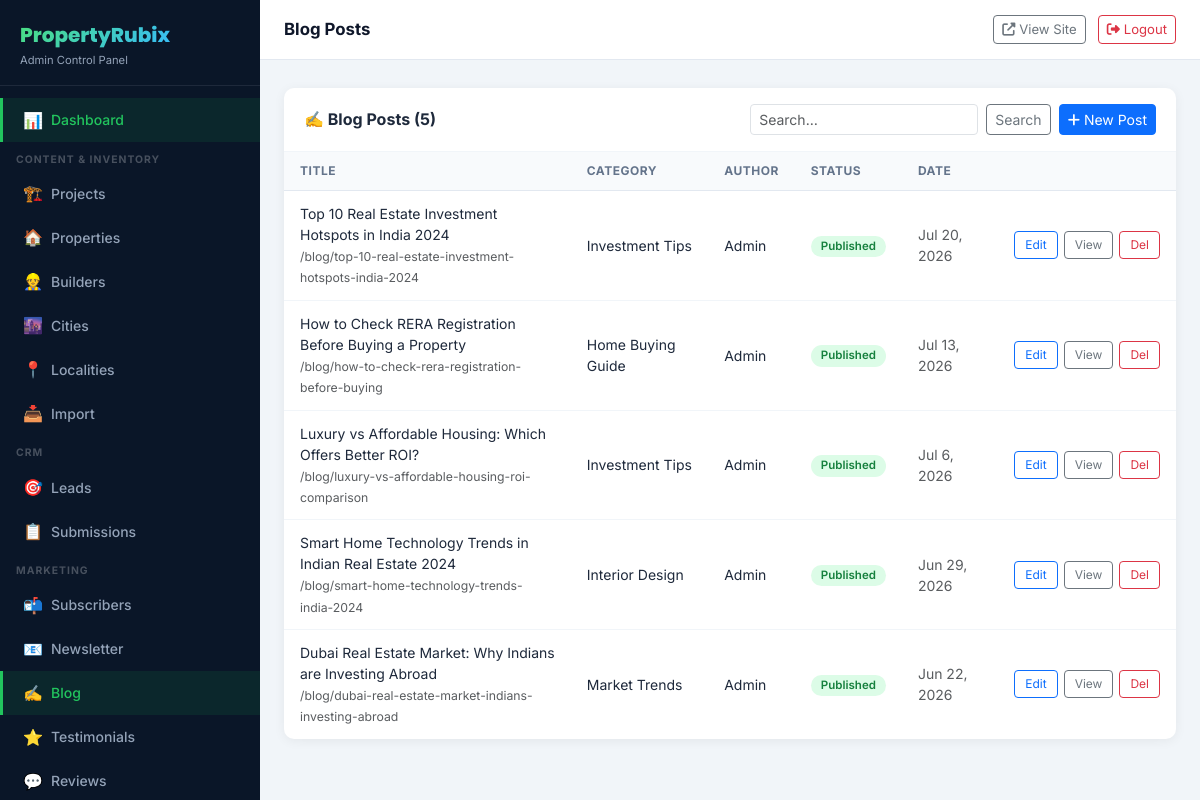
The app's page /admin/blog/index.php (signed in) with its own data.
### tables this page shows
CREATE TABLE `branding_settings` (
  `id`              INT UNSIGNED NOT NULL AUTO_INCREMENT,
  `site_name`       VARCHAR(255) DEFAULT 'PropertyRubix',
  `logo`            VARCHAR(255) DEFAULT NULL,
  `favicon`         VARCHAR(255) DEFAULT NULL,
  `primary_color`   VARCHAR(20)  DEFAULT '#16a34a',
  `secondary_color` VARCHAR(20)  DEFAULT '#0f172a',
  `tagline`         VARCHAR(255) DEFAULT NULL,
  `updated_at`      DATETIME NOT NULL DEFAULT CURRENT_TIMESTAMP ON UPDATE CURRENT_TIMESTAMP,
  PRIMARY KEY (`id`)
);

CREATE TABLE `blog_posts` (
  `id`               INT UNSIGNED NOT NULL AUTO_INCREMENT,
  `title`            VARCHAR(255) NOT NULL,
  `slug`             VARCHAR(255) NOT NULL,
  `category_id`      INT UNSIGNED DEFAULT NULL,
  `author`           VARCHAR(120) DEFAULT 'Admin',
  `cover_image`      VARCHAR(255) DEFAULT NULL,
  `excerpt`          TEXT DEFAULT NULL,
  `body`             LONGTEXT DEFAULT NULL,
  `meta_title`       VARCHAR(255) DEFAULT NULL,
  `meta_description` TEXT DEFAULT NULL,
  `status`           ENUM('published','draft') NOT NULL DEFAULT 'draft',
  `published_at`     DATETIME DEFAULT NULL,
  `created_at`       DATETIME NOT NULL DEFAULT CURRENT_TIMESTAMP,
  `updated_at`       DATETIME NOT NULL DEFAULT CURRENT_TIMESTAMP ON UPDATE CURRENT_TIMESTAMP,
  PRIMARY KEY (`id`),
  UNIQUE KEY `uq_slug` (`slug`),
  KEY `idx_category`  (`category_id`),
  KEY `idx_status`    (`status`),
  KEY `idx_published` (`published_at`),
  CONSTRAINT `fk_blog_cat` FOREIGN KEY (`category_id`) REFERENCES `blog_categories` (`id`) ON DELETE SET NULL
);

CREATE TABLE `blog_categories` (
  `id`   INT UNSIGNED NOT NULL AUTO_INCREMENT,
  `name` VARCHAR(120) NOT NULL,
  `slug` VARCHAR(120) NOT NULL,
  PRIMARY KEY (`id`),
  UNIQUE KEY `uq_slug` (`slug`)
);

### config/db.php (called while the page is built, shortened)
<?php
function db(): PDO {
    static $pdo = null;
    if ($pdo === null) {
        $dsn = 'mysql:host=' . DB_HOST . ';dbname=' . DB_NAME . ';charset=' . DB_CHARSET;
        $options = [
            PDO::ATTR_ERRMODE            => PDO::ERRMODE_EXCEPTION,
            PDO::ATTR_DEFAULT_FETCH_MODE => PDO::FETCH_ASSOC,
            PDO::ATTR_EMULATE_PREPARES   => false,
            PDO::MYSQL_ATTR_INIT_COMMAND => "SET NAMES utf8mb4 COLLATE utf8mb4_unicode_ci",
        ];
        try {
            $pdo = new PDO($dsn, DB_USER, DB_PASS, $options);
        } catch (PDOException $e) {
            die('
            <div style="font-family:sans-serif;padding:30px;background:#fef2f2;border:1px solid #fca5a5;border-radius:8px;max-width:600px;margin:40px auto">
                <h2 style="color:#dc2626">⚠ Database Connection Error</h2>
                <p>Could not connect to MySQL. Please check:</p>
                <ul>
                    <li>XAMPP MySQL service is running</li>
                    <li>Database <strong>' . DB_NAME . '</strong> exists in phpMyAdmin</li>
                    <li>Credentials in <code>config/db.php</code> are correct</li>
                    <li>You have imported <code>database/schema.sql</code> and <code>database/seed.sql</code></li>
                </ul>
                <p style="color:#6b7280;font-size:0.875rem">Error: ' . htmlspecialchars($e->getMessage()) . '</p>
            </div>');
        }
    }
    return $pdo;
}

### app/helpers/settings.php (called while the page is built, shortened)
<?php
function getBranding(): array {
    static $branding = [];
    if (!$branding) {
        try {
            $branding = db()->query("SELECT * FROM branding_settings LIMIT 1")->fetch() ?: [];
        } catch (Throwable) {}
    }
    return $branding ?: [
        'site_name' => 'PropertyRubix',
        'primary_color' => '#16a34a',
        'secondary_color' => '#0f172a',
        'tagline' => 'Find Your Perfect Property',
        'logo' => null,
    ];
}

### admin/includes/auth_check.php (called while the page is built, shortened)
<?php
require_once __DIR__ . '/../../config/db.php';
require_once APP_PATH . 'helpers/csrf.php';
require_once APP_PATH . 'helpers/settings.php';
$branding    = getBranding();
$siteName    = $branding['site_name'] ?? 'PropertyRubix';

### admin/includes/crud_helpers.php (called while the page is built, shortened)
<?php
function crudList(PDO $pdo, string $table, int $perPage = 20, string $orderBy = 'id DESC', string $extraJoin = '', string $extraSelect = '', string $search = '', array $searchCols = []): array {
    $page   = max(1, (int)($_GET['page'] ?? 1));
    $offset = ($page - 1) * $perPage;
    $where = '1=1';
    $args  = [];
    $total = $pdo->prepare("SELECT COUNT(*) FROM `$table` $extraJoin WHERE $where");
    $total->execute($args);
    $total = (int)$total->fetchColumn();
    $rows = $pdo->prepare("SELECT `$table`.* $extraSelect FROM `$table` $extraJoin WHERE $where ORDER BY $orderBy LIMIT ? OFFSET ?");
    $rows->execute(array_merge($args, [$perPage, $offset]));
    return [
        'rows'       => $rows->fetchAll(),
        'total'      => $total,
        'page'       => $page,
        'totalPages' => (int)ceil($total / $perPage),
        'perPage'    => $perPage,
    ];
}

### app/helpers/csrf.php (called while the page is built, shortened)
<?php
function csrfToken(): string {
    return $_SESSION['csrf_token'];
}

### admin/blog/index.php (the view, shortened to what this page needs)
<?php
require_once __DIR__ . '/../includes/auth_check.php';
require_once __DIR__ . '/../includes/crud_helpers.php';
$pdo    = db();
$action = $_GET['action'] ?? 'list';
$search = trim($_GET['q'] ?? '');
$list = crudList($pdo, 'blog_posts', 15, 'blog_posts.published_at DESC',
    'LEFT JOIN blog_categories bc ON bc.id=blog_posts.category_id',
    ', bc.name AS category_name', $search, ['blog_posts.title','blog_posts.author']
);
$pageTitle = 'Blog Posts';
require __DIR__ . '/../includes/header.php';
?>
<?php if ($action === 'list'): ?>
<div class="adm-table-wrap">
  <div class="adm-table-header">
    <h2 class="adm-table-title">✍️ Blog Posts (<?= $list['total'] ?>)</h2>
    <div class="d-flex gap-2">
      <form class="d-flex gap-2" method="get">
        <input type="text" name="q" class="form-control form-control-sm" placeholder="Search…" value="<?= htmlspecialchars($search) ?>">
        <button class="btn btn-sm btn-outline-secondary">Search</button>
      </form>
      <a href="?action=new" class="btn btn-sm btn-primary"><i class="fas fa-plus me-1"></i>New Post</a>
    </div>
  </div>
  <div class="table-responsive">
    <table class="adm-table">
      <thead><tr><th>Title</th><th>Category</th><th>Author</th><th>Status</th><th>Date</th><th></th></tr></thead>
      <tbody>
        <?php foreach ($list['rows'] as $p): ?>
        <tr>
          <td><div class="fw-600"><?= htmlspecialchars($p['title']) ?></div><small class="text-muted">/blog/<?= htmlspecialchars($p['slug']) ?></small></td>
          <td><?= htmlspecialchars($p['category_name'] ?? '—') ?></td>
          <td><?= htmlspecialchars($p['author']) ?></td>
          <td><span class="adm-badge badge-<?= htmlspecialchars($p['status']) ?>"><?= ucfirst($p['status']) ?></span></td>
          <td class="text-muted small"><?= $p['published_at'] ? date('M j, Y', strtotime($p['published_at'])) : '—' ?></td>
          <td>
            <div class="actions">
              <a href="?action=edit&id=<?= $p['id'] ?>" class="btn btn-sm btn-outline-primary">Edit</a>
              <a href="<?= BASE_URL ?>blog/<?= htmlspecialchars($p['slug']) ?>" target="_blank" class="btn btn-sm btn-outline-secondary">View</a>
              <a href="?action=delete&id=<?= $p['id'] ?>&csrf_token=<?= csrfToken() ?>" class="btn btn-sm btn-outline-danger" data-confirm="Delete this post?">Del</a>
            </div>
          </td>
        </tr>
        <?php endforeach; ?>
      </tbody>
    </table>
  </div>
</div>
<?php endif; ?>
<?php require __DIR__ . '/../includes/footer.php'; ?>

### admin/includes/header.php (shortened to what this page needs)
<!DOCTYPE html>
<html lang="en">
<head>
<link href="https://cdn.jsdelivr.net/npm/bootstrap@5.3.3/dist/css/bootstrap.min.css" rel="stylesheet">
<link rel="stylesheet" href="https://cdnjs.cloudflare.com/ajax/libs/font-awesome/6.5.1/css/all.min.css">
<link rel="stylesheet" href="<?= PUBLIC_URL ?>assets/css/admin.css">
</head>
<body class="admin-body">
<?php require __DIR__ . '/sidebar.php'; ?>
<header class="adm-header">
  <div class="d-flex align-items-center gap-3">
    <h1 class="adm-header-title mb-0"><?= htmlspecialchars($pageTitle ?? 'Dashboard') ?></h1>
  </div>
  <div class="adm-header-actions">
    <a href="<?= BASE_URL ?>" target="_blank" class="btn btn-sm btn-outline-secondary">
      <i class="fas fa-external-link-alt me-1"></i>View Site
    </a>
    <a href="<?= BASE_URL ?>admin/logout.php" class="btn btn-sm btn-outline-danger">
      <i class="fas fa-sign-out-alt me-1"></i>Logout
    </a>
  </div>
</header>
<main class="adm-main">

### admin/includes/sidebar.php (shortened to what this page needs)
<?php
$adminBase = BASE_URL . 'admin/';
$curDir    = basename(dirname($_SERVER['PHP_SELF']));
function adminLink(string $href, string $icon, string $label, string $curDir = '', string $match = ''): string {
    $active = ($match && ($curDir === $match || basename($_SERVER['PHP_SELF']) === $match)) ? 'active' : '';
    return "<a href=\"$href\" class=\"adm-nav-link $active\"><span class=\"nav-icon\">$icon</span> $label</a>";
}
?>
<aside class="adm-sidebar" id="adminSidebar">
  <div class="adm-logo">
    <a href="<?= $adminBase ?>"><?= htmlspecialchars($siteName) ?></a>
    <p>Admin Control Panel</p>
  </div>
  <nav class="adm-nav">
    <?= adminLink($adminBase, '📊', 'Dashboard', $curDir, 'index.php') ?>
    <div class="adm-nav-section">Content & Inventory</div>
    <?= adminLink($adminBase . 'projects/', '🏗️', 'Projects', $curDir, 'projects') ?>
    <?= adminLink($adminBase . 'properties/', '🏠', 'Properties', $curDir, 'properties') ?>
    <?= adminLink($adminBase . 'builders/', '👷', 'Builders', $curDir, 'builders') ?>
    <?= adminLink($adminBase . 'cities/', '🌆', 'Cities', $curDir, 'cities') ?>
    <?= adminLink($adminBase . 'localities/', '📍', 'Localities', $curDir, 'localities') ?>
    <?= adminLink($adminBase . 'import/', '📥', 'Import', $curDir, 'import') ?>
    <div class="adm-nav-section">CRM</div>
    <?= adminLink($adminBase . 'leads/', '🎯', 'Leads', $curDir, 'leads') ?>
    <?= adminLink($adminBase . 'submissions/', '📋', 'Submissions', $curDir, 'submissions') ?>
    <div class="adm-nav-section">Marketing</div>
    <?= adminLink($adminBase . 'subscribers/', '📬', 'Subscribers', $curDir, 'subscribers') ?>
    <?= adminLink($adminBase . 'newsletter/', '📧', 'Newsletter', $curDir, 'newsletter') ?>
    <?= adminLink($adminBase . 'blog/', '✍️', 'Blog', $curDir, 'blog') ?>
    <?= adminLink($adminBase . 'testimonials/', '⭐', 'Testimonials', $curDir, 'testimonials') ?>
    <?= adminLink($adminBase . 'reviews/', '💬', 'Reviews', $curDir, 'reviews') ?>
  </nav>
</aside>

### admin/includes/footer.php (shortened to what this page needs)
</main>
</body>
</html>

### assets/css/admin.css (style rules this page uses)
:root { --adm-sidebar-bg: #0a1628; --adm-sidebar-w: 260px; --adm-header-h: 60px; --adm-primary: #a9804b; --adm-primary-hover: #8f6b3d; --adm-primary-light: #f2e2ba; --adm-accent: #22c55e; --adm-text: #e2e8f0; --adm-text-muted: #94a3b8; --adm-border: #1e293b; --adm-card: #ffffff; --adm-bg: #f1f5f9; --adm-radius: 10px; }
* { box-sizing: border-box; }
body.admin-body { margin: 0; font-family: 'Inter', sans-serif; background: var(--adm-bg); color: #1e293b; overflow-x: hidden; }
.adm-sidebar { position: fixed; top: 0; left: 0; width: var(--adm-sidebar-w); height: 100vh; background: var(--adm-sidebar-bg); z-index: 1000; display: flex; flex-direction: column; overflow-y: auto; transition: transform 0.3s ease; }
.adm-logo { padding: 20px 20px 16px; border-bottom: 1px solid var(--adm-border); flex-shrink: 0; }
.adm-logo a { text-decoration: none; font-size: 1.25rem; font-weight: 800; font-family: 'Poppins', sans-serif; background: linear-gradient(135deg, #4ade80, #38bdf8); -webkit-background-clip: text; -webkit-text-fill-color: transparent; background-clip: text; }
.adm-logo p { font-size: 0.7rem; color: var(--adm-text-muted); margin: 2px 0 0; }
.adm-nav { padding: 12px 0; flex: 1; }
.adm-nav-section { padding: 10px 16px 4px; font-size: 0.65rem; font-weight: 700; text-transform: uppercase; letter-spacing: 1px; color: rgba(255,255,255,0.25); }
.adm-nav-link { display: flex; align-items: center; gap: 10px; padding: 10px 20px; color: var(--adm-text-muted); text-decoration: none; font-size: 0.875rem; font-weight: 500; border-left: 3px solid transparent; transition: all 0.2s ease; white-space: nowrap; }
.adm-nav-link .nav-icon { font-size: 1rem; width: 18px; text-align: center; }
.adm-nav-link.active { color: var(--adm-accent); background: rgba(22,163,74,0.12); border-left-color: var(--adm-accent); }
.adm-header { position: fixed; top: 0; left: var(--adm-sidebar-w); right: 0; height: var(--adm-header-h); background: white; border-bottom: 1px solid #e2e8f0; z-index: 900; display: flex; align-items: center; justify-content: space-between; padding: 0 24px; gap: 16px; }
.adm-header-title { font-weight: 700; font-size: 1.05rem; color: #0f172a; }
.adm-header-actions { display: flex; align-items: center; gap: 12px; }
.adm-header-actions .btn { font-size: 0.82rem; }
.adm-main { margin-left: var(--adm-sidebar-w); margin-top: var(--adm-header-h); padding: 28px 24px; min-height: calc(100vh - var(--adm-header-h)); }
.adm-table-wrap { background: white; border-radius: var(--adm-radius); box-shadow: 0 2px 12px rgba(0,0,0,0.06); overflow: hidden; }
.adm-table-header { padding: 16px 20px; border-bottom: 1px solid #f1f5f9; display: flex; align-items: center; justify-content: space-between; gap: 12px; flex-wrap: wrap; }
.adm-table-title { font-size: 1rem; font-weight: 700; margin: 0; }
.adm-table { width: 100%; border-collapse: collapse; }
.adm-table th { background: #f8fafc; padding: 10px 16px; text-align: left; font-size: 0.75rem; font-weight: 700; text-transform: uppercase; letter-spacing: 0.5px; color: #64748b; border-bottom: 1px solid #e2e8f0; }
.adm-table td { padding: 12px 16px; font-size: 0.875rem; border-bottom: 1px solid #f1f5f9; vertical-align: middle; }
.adm-table tr:last-child td { border-bottom: none; }
.adm-table .actions { display: flex; gap: 6px; }
.adm-table .actions .btn { font-size: 0.75rem; padding: 4px 10px; }
.badge-published { background: #dcfce7; color: #15803d; }
.adm-badge { display: inline-block; padding: 2px 10px; border-radius: 50px; font-size: 0.72rem; font-weight: 600; }

### records on screen
branding_settings: site_name "PropertyRubix"
blog_posts: title "Top 10 Real Estate Investment Hotspots in India 2024", slug "top-10-real-estate-investment-hotspots-india-2024", category.name "Investment Tips", author "Admin", status "Published", published_at "Jul 20, 2026"
blog_posts: title "How to Check RERA Registration Before Buying a Property", slug "how-to-check-rera-registration-before-buying", category.name "Home Buying Guide", author "Admin", status "Published", published_at "Jul 13, 2026"
blog_posts: title "Luxury vs Affordable Housing: Which Offers Better ROI?", slug "luxury-vs-affordable-housing-roi-comparison", category.name "Investment Tips", author "Admin", status "Published", published_at "Jul 6, 2026"
blog_posts: title "Smart Home Technology Trends in Indian Real Estate 2024", slug "smart-home-technology-trends-india-2024", category.name "Interior Design", author "Admin", status "Published", published_at "Jun 29, 2026"
blog_posts: title "Dubai Real Estate Market: Why Indians are Investing Abroad", slug "dubai-real-estate-market-indians-investing-abroad", category.name "Market Trends", author "Admin", status "Published", published_at "Jun 22, 2026"

### other values on screen
$icon "📊 🏗️ 🏠 👷 🌆 📍 📥 🎯 📋 📬 📧 ✍️ ⭐ 💬"
$label "Dashboard Projects Properties Builders Cities Localities Import Leads Submissions Subscribers Newsletter Blog Testimonials Reviews"
$pageTitle "Blog Posts"
$list['total'] "5"
